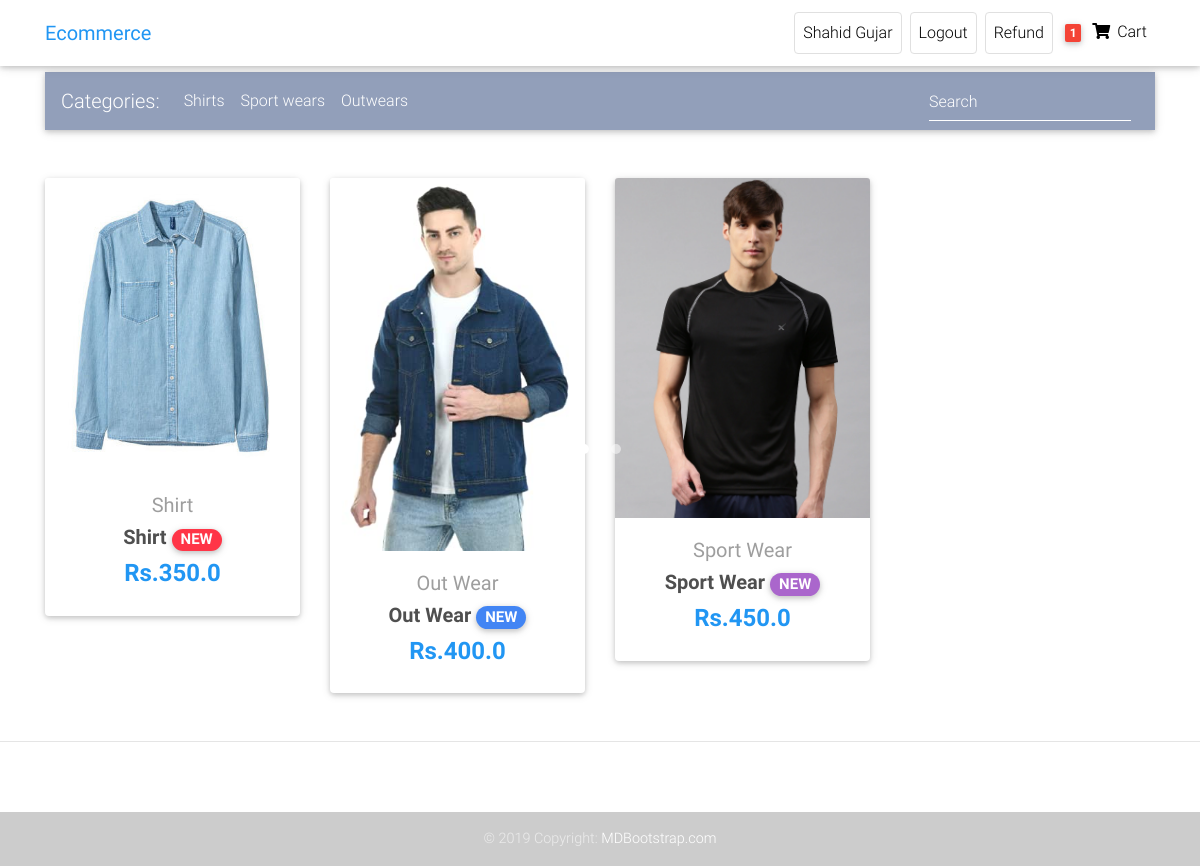
The app's page / (signed in) with its own data.
### front/models.py (models this page shows, shortened)
class Customer(AbstractUser):#Users is customer here
    phone=models.CharField(max_length=12,default="")
    gender=models.CharField(max_length=15,default="")
    user_address=models.CharField(max_length=50,default="")

class Order(models.Model):
    user=models.ForeignKey(Customer,on_delete=models.CASCADE)
    ref_code=models.CharField(max_length=20,blank=True,null=True)
    items=models.ManyToManyField(OrderItem)
    start_date = models.DateTimeField(auto_now_add=True)
    ordered_date=models.DateField()
    ordered=models.BooleanField(default=False)
    billing_address=models.ForeignKey('Address',related_name='billing_address',on_delete=models.SET_NULL,blank=True,null=True)
    shipping_address=models.ForeignKey('Address',related_name='shipping_address',on_delete=models.SET_NULL,blank=True,null=True)
    payment_detail=models.ForeignKey('Payments',on_delete=models.SET_NULL,blank=True,null=True)
    coupon=models.ForeignKey('Coupon',on_delete=models.SET_NULL,blank=True,null=True)
    being_delivered=models.BooleanField(default=False)#deliver hogaya
    received=models.BooleanField(default=False)#order hmne receive karliya
    order_status=models.CharField(choices=status,max_length=10,default='Pe')
    refund_requested=models.BooleanField(default=False)
    refund_granted=models.BooleanField(default=False)

class Item(models.Model):
    title=models.CharField(max_length=50)
    price=models.FloatField()
    discount_price=models.FloatField(blank=True,null=True)
    category=models.CharField(choices=CATEGORY_CHOICES,max_length=2)
    label=models.CharField(choices=LABEL_CHOICES,max_length=1)
    slug=models.SlugField()
    description=models.TextField()
    image=models.ImageField(upload_to='Images',null=True,blank=True)
    def get_absolute_url(self):
        return reverse("product", kwargs={"slug": self.slug})

### front/views.py (the view)
# urls.py: path('', HomeView.as_view(),name="home"),
class HomeView(LoginRequiredMixin,ListView):
    model=Item
    paginate_by=5
    template_name='ecommerce/home-page.html'

### front/templatetags/cart_template_tags.py (called while the page is built)
@register.filter
def cart_item_count(user):
    if user.is_authenticated:
        qs=Order.objects.filter(user=user,ordered=False)
        if qs.exists():
            return qs[0].items.count()
    return 0

### front/templates/Ecommerce/home-page.html (shortened to what this page needs)
<!DOCTYPE html>
{% load static %}
{% load cart_template_tags %}
<html lang="en">
<head>
  {% block head %}
  <link rel="stylesheet" href="https://use.fontawesome.com/releases/v5.11.2/css/all.css">
  <link href="{% static 'css/bootstrap.min.css' %}" rel="stylesheet">
  <link href="{% static 'css/mdb.min.css' %}" rel="stylesheet">
  <link href="{% static 'static' %}" rel="stylesheet">
  {% endblock head %}
</head>
<body>
{% block body %}
  <nav class="navbar fixed-top navbar-expand-lg navbar-light white scrolling-navbar">
    <div class="container">
      <a class="navbar-brand waves-effect" href="/" >
        <strong class="blue-text">Ecommerce</strong>
      </a>
      <div class="collapse navbar-collapse" id="navbarSupportedContent">
        <ul class="navbar-nav nav-flex-icons">
          {% if request.user.is_authenticated %}
          <li class="nav-item mx-1">
            <a href="#" class="nav-link border border-light rounded waves-effect"
              target="_blank">
              {{request.user.first_name}}
            </a>
          </li>
          <li class="nav-item mx-1">
            <a href="{% url 'logout' %}" class="nav-link border border-light rounded waves-effect"
              target="_blank">
              Logout
            </a>
          </li>
          <li class="nav-item mx-1">
            <a href="{% url 'request-refund' %}" class="nav-link border border-light rounded waves-effect"
              target="_blank">
              Refund
            </a>
          </li>
          {% endif %}
          <li class="nav-item">
            <a href="{% url 'order-summary' %}" class="nav-link waves-effect">
              <span class="badge red z-depth-1 mr-1"> {{request.user|cart_item_count}} </span>
              <i class="fas fa-shopping-cart"></i>
              <span class="clearfix d-none d-sm-inline-block"> Cart </span>
            </a>
          </li>
        </ul>
      </div>
    </div>
  </nav>
  <div id="carousel-example-1z" class="carousel slide carousel-fade pt-4" data-ride="carousel">
    <ol class="carousel-indicators">
      <li data-target="#carousel-example-1z" data-slide-to="0" class="active"></li>
      <li data-target="#carousel-example-1z" data-slide-to="1"></li>
      <li data-target="#carousel-example-1z" data-slide-to="2"></li>
    </ol>
  <main>
    <div class="container mt-5">
      <nav class="navbar navbar-expand-lg navbar-dark mdb-color lighten-3 mt-3 mb-5">
        <span class="navbar-brand">Categories:</span>
        <div class="collapse navbar-collapse" id="basicExampleNav">
          <ul class="navbar-nav mr-auto">
            <li class="nav-item">
              <a class="nav-link" href="{% url 'filter-shirt' 'shirt' %}">Shirts</a>
            </li>
            <li class="nav-item">
              <a class="nav-link" href="{% url 'filter-sport' 'sport-wear' %}">Sport wears</a>
            </li>
            <li class="nav-item">
              <a class="nav-link" href="{% url 'filter-outwear' 'out-wear' %}">Outwears</a>
            </li>
          </ul>
          <form class="form-inline" method="GET" action="{% url 'search' %}">
            <div class="md-form my-0">
              <input class="form-control mr-sm-2" type="text" name="data" placeholder="Search" aria-label="Search">
            </div>
          </form>
        </div>
      </nav>
      <section class="text-center mb-4">
        <div class="row wow fadeIn">
        {% for item in object_list %}
          <div class="col-lg-3 col-md-6 mb-4">
            <div class="card">
              <div class="view overlay">
                <img src="{{item.image.url}}" class="card-img-top"
                  alt="">
              </div>
              <div class="card-body text-center">
                <a href="" class="grey-text">
                  <h5>{{item.get_category_display}}</h5>
                </a>
                <h5>
                  <strong>
                    <a href="{{item.get_absolute_url}}" class="dark-grey-text">{{item.title}}
                      <span class="badge badge-pill {{item.get_label_display}}-color">NEW</span>
                    </a>
                  </strong>
                </h5>
                {% if item.discount_price %}
                <h4 class="font-weight-bold blue-text">
                  <strong>Rs.{{item.discount_price}}</strong>
                </h4>
                {% else %}<h4 class="font-weight-bold blue-text">
                  <strong>Rs.{{item.price}}</strong>
                </h4>{% endif %}
              </div>
            </div>
          </div>
          {% endfor %}
        </div>
      </section>
    </div>
  </main>
  <footer class="page-footer text-center font-small mt-4 wow fadeIn">
    <hr class="my-4">
    <div class="pb-4">
      <a href="https://www.facebook.com/mdbootstrap" target="_blank">
        <i class="fab fa-facebook-f mr-3"></i>
      </a>
      <a href="https://twitter.com/MDBootstrap" target="_blank">
        <i class="fab fa-twitter mr-3"></i>
      </a>
      <a href="https://www.youtube.com/watch?v=7MUISDJ5ZZ4" target="_blank">
        <i class="fab fa-youtube mr-3"></i>
      </a>
      <a href="https://plus.google.com/u/0/b/107863090883699620484" target="_blank">
        <i class="fab fa-google-plus-g mr-3"></i>
      </a>
      <a href="https://dribbble.com/mdbootstrap" target="_blank">
        <i class="fab fa-dribbble mr-3"></i>
      </a>
      <a href="https://pinterest.com/mdbootstrap" target="_blank">
        <i class="fab fa-pinterest mr-3"></i>
      </a>
      <a href="https://github.com/mdbootstrap/bootstrap-material-design" target="_blank">
        <i class="fab fa-github mr-3"></i>
      </a>
      <a href="http://codepen.io/mdbootstrap/" target="_blank">
        <i class="fab fa-codepen mr-3"></i>
      </a>
    </div>
    <div class="footer-copyright py-3">
      © 2019 Copyright:
      <a href="https://mdbootstrap.com/education/bootstrap/" target="_blank"> MDBootstrap.com </a>
    </div>
  </footer>
  {% endblock body %}
</body>
</html>

### front/templates/Ecommerce/home-page.html (style rules this page uses)
html, body, header, .carousel { height: 60vh; }

### records on screen
Customer: user.first_name "Shahid Gujar", user|cart_item_count "1"
Item: image (picture), category "Shirt", title "Shirt", discount_price "350.0"
Item: image (picture), category "Out Wear", title "Out Wear", price "400.0"
Item: image (picture), category "Sport Wear", title "Sport Wear", discount_price "450.0"
